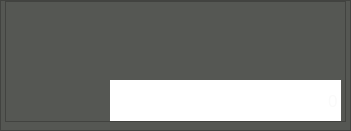
   <widget class="QFrame" name="frame">
    <property name="geometry">
     <rect>
      <x>20</x>
      <y>20</y>
      <width>351</width>
      <height>131</height>
     </rect>
    </property>
    <property name="palette">
     <palette>
      <active>
       <colorrole role="Button">
        <brush brushstyle="SolidPattern">
         <color alpha="255">
          <red>85</red>
          <green>87</green>
          <blue>83</blue>
         </color>
        </brush>
       </colorrole>
       <colorrole role="Base">
        <brush brushstyle="SolidPattern">
         <color alpha="255">
          <red>85</red>
          <green>87</green>
          <blue>83</blue>
         </color>
        </brush>
       </colorrole>
       <colorrole role="Window">
        <brush brushstyle="SolidPattern">
         <color alpha="255">
          <red>85</red>
          <green>87</green>
          <blue>83</blue>
         </color>
        </brush>
       </colorrole>
      </active>
      <inactive>
       <colorrole role="Button">
        <brush brushstyle="SolidPattern">
         <color alpha="255">
          <red>85</red>
          <green>87</green>
          <blue>83</blue>
         </color>
        </brush>
       </colorrole>
       <colorrole role="Base">
        <brush brushstyle="SolidPattern">
         <color alpha="255">
          <red>85</red>
          <green>87</green>
          <blue>83</blue>
         </color>
        </brush>
       </colorrole>
       <colorrole role="Window">
        <brush brushstyle="SolidPattern">
         <color alpha="255">
          <red>85</red>
          <green>87</green>
          <blue>83</blue>
         </color>
        </brush>
       </colorrole>
      </inactive>
      <disabled>
       <colorrole role="Button">
        <brush brushstyle="SolidPattern">
         <color alpha="255">
          <red>85</red>
          <green>87</green>
          <blue>83</blue>
         </color>
        </brush>
       </colorrole>
       <colorrole role="Base">
        <brush brushstyle="SolidPattern">
         <color alpha="255">
          <red>85</red>
          <green>87</green>
          <blue>83</blue>
         </color>
        </brush>
       </colorrole>
       <colorrole role="Window">
        <brush brushstyle="SolidPattern">
         <color alpha="255">
          <red>85</red>
          <green>87</green>
          <blue>83</blue>
         </color>
        </brush>
       </colorrole>
      </disabled>
     </palette>
    </property>
    <property name="mouseTracking">
     <bool>true</bool>
    </property>
    <property name="tabletTracking">
     <bool>true</bool>
    </property>
    <property name="focusPolicy">
     <enum>Qt::StrongFocus</enum>
    </property>
    <property name="frameShape">
     <enum>QFrame::StyledPanel</enum>
    </property>
    <property name="frameShadow">
     <enum>QFrame::Raised</enum>
    </property>
    <widget class="QPushButton" name="simple_pb_clear">
     <property name="geometry">
      <rect>
       <x>10</x>
       <y>80</y>
       <width>51</width>
       <height>41</height>
      </rect>
     </property>
     <property name="text">
      <string/>
     </property>
     <property name="shortcut">
      <string>Backspace</string>
     </property>
     <property name="flat">
      <bool>true</bool>
     </property>
    </widget>
    <widget class="QLabel" name="simple_lbl_previous">
     <property name="geometry">
      <rect>
       <x>10</x>
       <y>10</y>
       <width>331</width>
       <height>61</height>
      </rect>
     </property>
     <property name="styleSheet">
      <string notr="true">color: rgb(255, 255, 255);</string>
     </property>
     <property name="text">
      <string/>
     </property>
     <property name="alignment">
      <set>Qt::AlignLeading|Qt::AlignLeft|Qt::AlignTop</set>
     </property>
    </widget>
    <widget class="QLineEdit" name="simple_le_entry">
     <property name="geometry">
      <rect>
       <x>110</x>
       <y>80</y>
       <width>231</width>
       <height>41</height>
      </rect>
     </property>
     <property name="font">
      <font>
       <pointsize>13</pointsize>
      </font>
     </property>
     <property name="acceptDrops">
      <bool>false</bool>
     </property>
     <property name="layoutDirection">
      <enum>Qt::RightToLeft</enum>
     </property>
     <property name="autoFillBackground">
      <bool>false</bool>
     </property>
     <property name="styleSheet">
      <string notr="true">color: rgb(250, 250, 250);</string>
     </property>
     <property name="text">
      <string>0</string>
     </property>
     <property name="frame">
      <bool>false</bool>
     </property>
     <property name="alignment">
      <set>Qt::AlignRight|Qt::AlignTrailing|Qt::AlignVCenter</set>
     </property>
     <property name="readOnly">
      <bool>true</bool>
     </property>
     <property name="placeholderText">
      <string notr="true"/>
     </property>
     <property name="clearButtonEnabled">
      <bool>false</bool>
     </property>
    </widget>
    <widget class="QColumnView" name="columnView">
     <property name="geometry">
      <rect>
       <x>5</x>
       <y>1</y>
       <width>341</width>
       <height>121</height>
      </rect>
     </property>
    </widget>
    <zorder>columnView</zorder>
    <zorder>simple_pb_clear</zorder>
    <zorder>simple_lbl_previous</zorder>
    <zorder>simple_le_entry</zorder>
   </widget>
